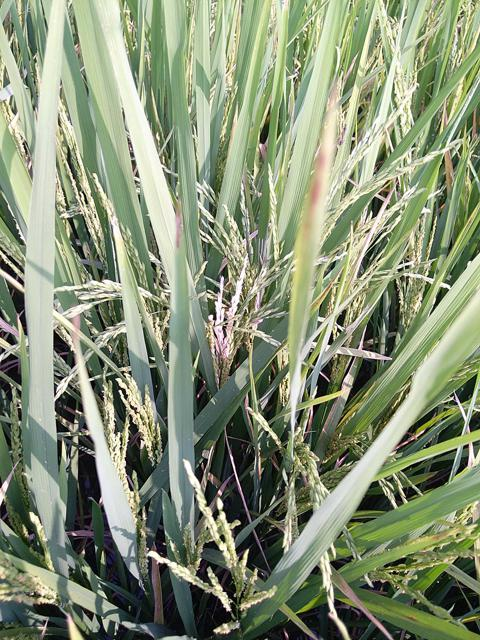
#> input picture 110259.jpg, 480 x 640 px
$ python newtest.py
#> lines starting #> are read from the running program, lines starting #| are printed output that depends on the picture
import numpy as np
import matplotlib.pyplot as plt
from matplotlib.widgets import Slider
from PIL import Image, ImageEnhance

# Load the image
image_path = '110259.jpg'
img = Image.open(image_path)
#> img is the input picture: PIL image 480x640 RGB; mean R, G, B 134.3, 144.9, 117.8

# Create figure and axes
fig, ax = plt.subplots(figsize=(10, 8))
plt.subplots_adjust(bottom=0.25)  # Make room for sliders

# Display original image
im_display = ax.imshow(img)
ax.set_title('Interactive Brightness and Saturation Adjustment')
ax.axis('off')

# Create axes for sliders
brightness_ax = plt.axes([0.2, 0.15, 0.65, 0.03])  # [left, bottom, width, height]
saturation_ax = plt.axes([0.2, 0.08, 0.65, 0.03])

# Create sliders
brightness_slider = Slider(brightness_ax, 'Brightness', 0.2, 2.0, valinit=1.0, valstep=0.05)
saturation_slider = Slider(saturation_ax, 'Saturation', 0.0, 2.0, valinit=1.0, valstep=0.05)

# Define update function
def update(val):
    # Get current slider values
    brightness_val = brightness_slider.val
    saturation_val = saturation_slider.val

    # Process image
    current_img = img.copy()

    # Apply brightness first
    brightness_enhancer = ImageEnhance.Brightness(current_img)
    current_img = brightness_enhancer.enhance(brightness_val)

    # Then apply saturation
    saturation_enhancer = ImageEnhance.Color(current_img)
    current_img = saturation_enhancer.enhance(saturation_val)

    # Update displayed image
    im_display.set_data(current_img)

    # Show values on plot
    ax.set_title(f'Brightness: {brightness_val:.2f}, Saturation: {saturation_val:.2f}')
    fig.canvas.draw_idle()

# Connect sliders to update function
brightness_slider.on_changed(update)
saturation_slider.on_changed(update)

# Add a reset button
reset_ax = plt.axes([0.8, 0.025, 0.1, 0.04])
reset_button = plt.Button(reset_ax, 'Reset')

def reset(event):
    brightness_slider.reset()
    saturation_slider.reset()
reset_button.on_clicked(reset)

# Show image info
status_text = plt.figtext(0.02, 0.025, f"Original size: {img.size}", fontsize=10)

plt.show()
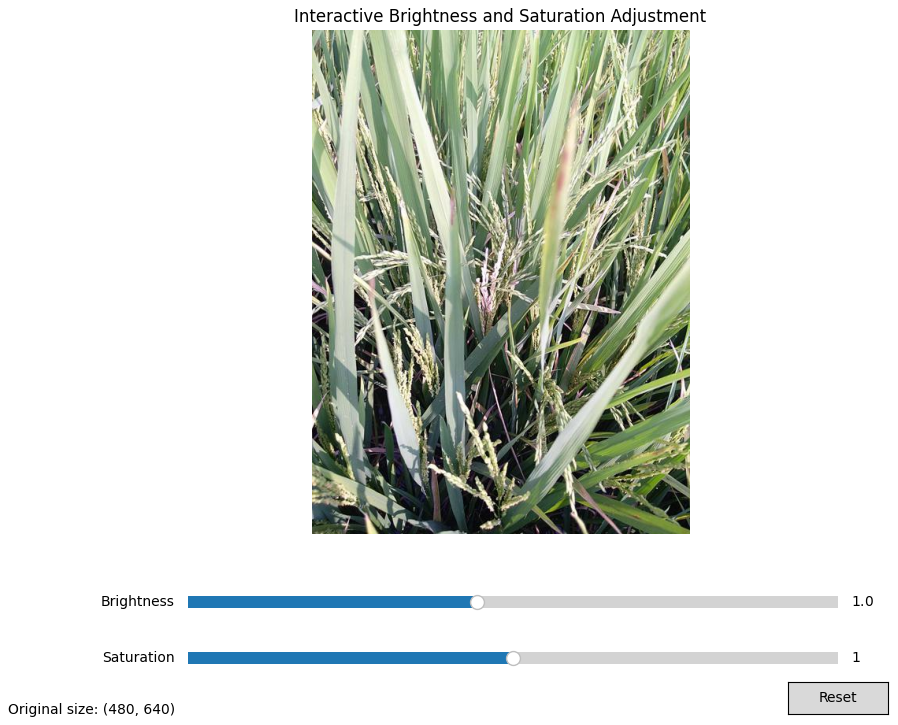
#> figure drawn by matplotlib, 3 panels

# Save a demo of various combinations as before
# This will execute after the interactive window is closed
fig2, axes = plt.subplots(3, 3, figsize=(15, 15))
plt.subplots_adjust(hspace=0.3)

# Define brightness and saturation levels
brightness_levels = [0.6, 1.0, 1.4]
saturation_levels = [0.3, 1.0, 1.7]

# Generate all combinations
for i, brightness in enumerate(brightness_levels):
    for j, saturation in enumerate(saturation_levels):
        current = img.copy()
        brightness_enhancer = ImageEnhance.Brightness(current)
        current = brightness_enhancer.enhance(brightness)

        saturation_enhancer = ImageEnhance.Color(current)
        current = saturation_enhancer.enhance(saturation)

        axes[i, j].imshow(current)
        axes[i, j].set_title(f'Brightness: {brightness}, Saturation: {saturation}')
        axes[i, j].axis('off')
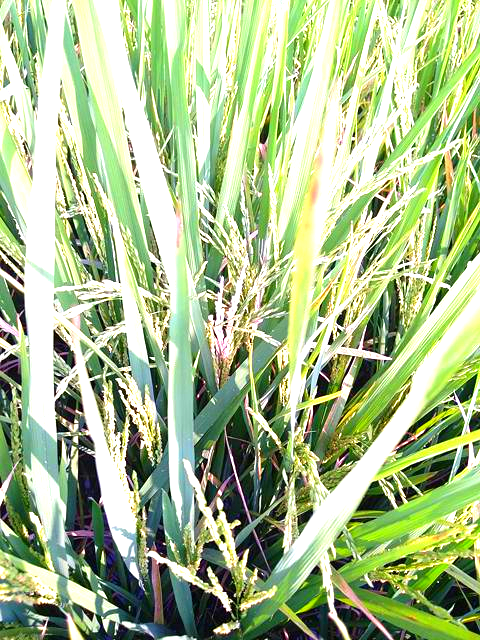
#> current: PIL image 480x640 RGB; mean R, G, B 169.9, 190.1, 142.9

plt.suptitle('Grid of Brightness and Saturation Combinations', fontsize=16)
plt.tight_layout()
plt.savefig('brightness_saturation_grid.png')
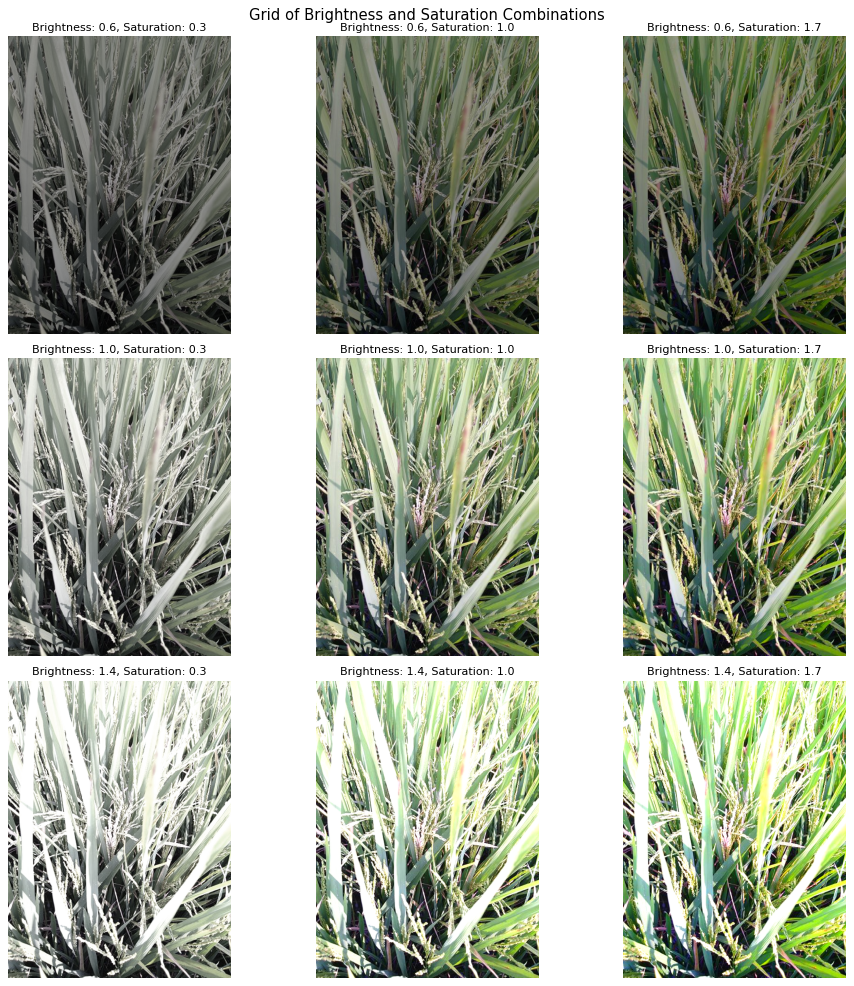
#> figure drawn by matplotlib, 9 panels
plt.show()
